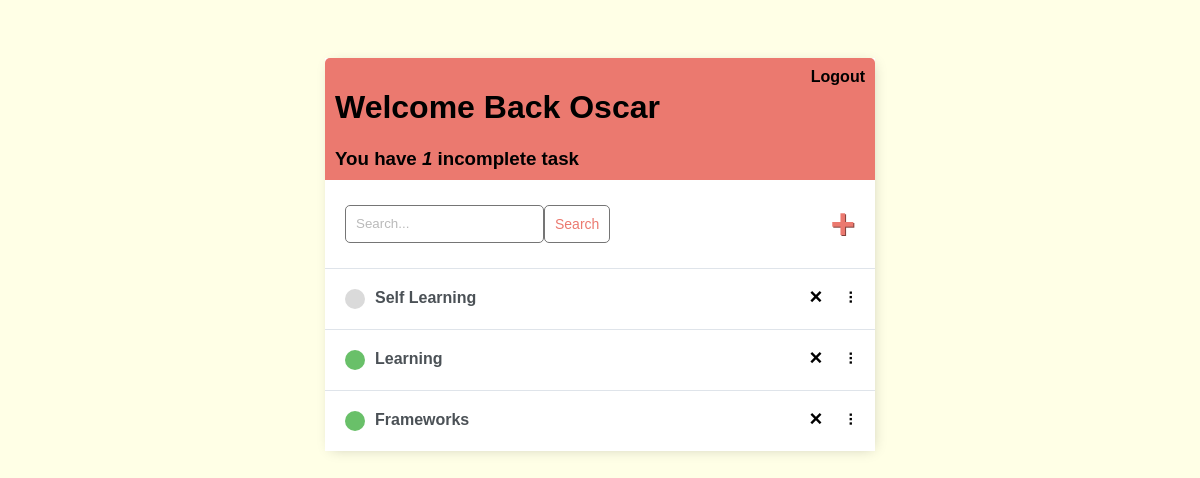
Before: / (signed in) with the older database file.
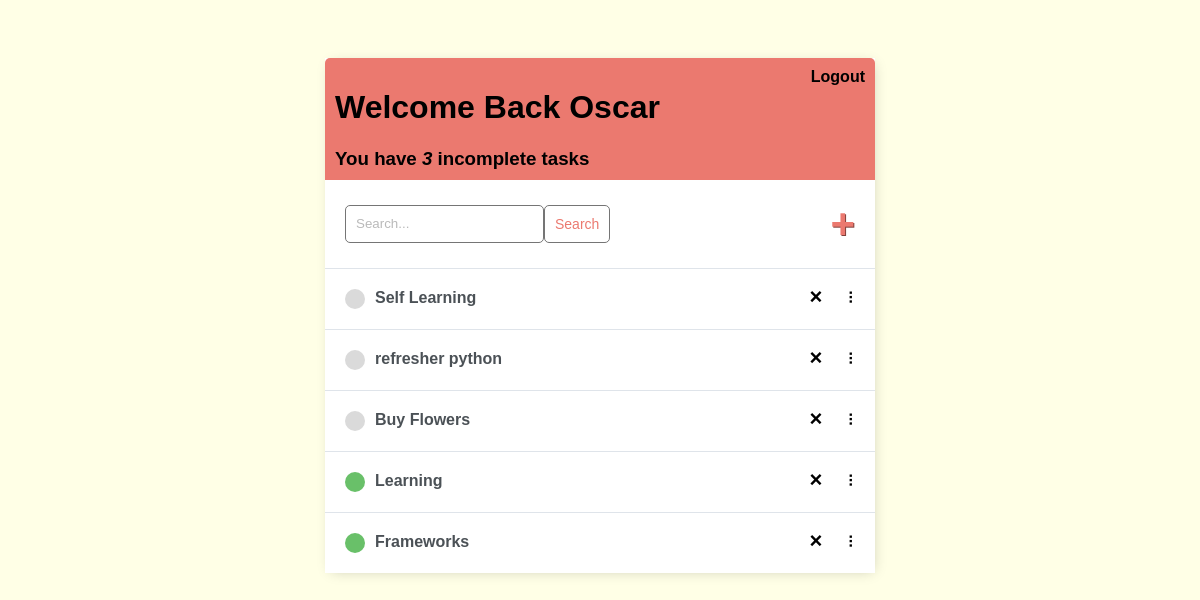
After: the same page with the newer database file.
### todoapp/models.py (models this page shows)
class Task(models.Model):
    user = models.ForeignKey(User, on_delete=models.CASCADE, null=True, blank=True)
    title = models.CharField(max_length=255, null=True,blank=True)
    complete =models.BooleanField(default=False)
    create = models.DateTimeField(auto_now_add=True, null=True)
    description = models.TextField(null=True, blank=True)
    def __str__(self):
        return self.title
    class Meta:
        ordering = ['complete'] #to order the query set by complete to appear in the bottom

### todoapp/views.py (the view)
# urls.py: path('',TaskList.as_view(), name='tasks'),
class TaskList(LoginRequiredMixin, ListView):
    model = Task
    context_object_name = 'tasks'
    def get_context_data(self, **kwargs):
        context = super().get_context_data(**kwargs)
        context['tasks'] = context['tasks'].filter(user=self.request.user)
        context['count'] = context['tasks'].filter(complete=False).count()
        search_input = self.request.GET.get('search-area') or ''
        if search_input:
            context['tasks'] = context['tasks'].filter(
                title__contains=search_input)
        context['search_input'] = search_input
        return context

### todoapp/templates/todoapp/task_list.html (shortened to what this page needs)
{% extends 'todoapp/layout.html'%}
{% block content %}
<div class="header-bar">
    <div>
        <h1>Welcome Back {{request.user | title}}</h1>
        <h3 style="margin:0"> You have <i>{{count}} </i>incomplete task{{count | pluralize}}</h3>
    </div>
    {% if request.user.is_authenticated %}
    <a href="{% url 'logout' %}">Logout</a>
    {% else %}
    <a href="{% url 'login' %}">Login</a>
    {% endif %}
</div>
<div id="search-add-wrapper">
    <form method = "GET" style="display: flex">
        <input type="text" name="search-area" placeholder="Search..." value="{{search_input}}">
        <input class="button"type="submit" value = "Search">
    </form>
    {% if tasks|length > 0 %}
    <a id="add-link" href="{% url 'task-create' %}">&#x2b;</a>
    {% endif %}
</div>
<div class="task-items-wrapper" id="tasklist">
        {% for task in tasks %}
        <div class="task-wrapper" data-position="{{task.pk}}">
            <div class="task-title">
                {% if task.complete %}
                <div class="task-complete-icon"></div>
                <a href="{% url 'task-update' task.id %}">{{task}}</a>
                 {% else %}
                <div class="task-incomplete-icon"></div>
                <a href="{% url 'task-update' task.id %}">{{task}}</a>
                {% endif %}
            </div>
        <div class="task-controls">
            <a class="delete-link" href="{% url 'task-delete' task.id %}">&#215;</a>
            <span class="handle">&nbsp;&#10247;</span>
        </div>
    </div>
    {% empty %}
    <div style="text-align: center; padding-bottom: 10px; line-height:1em;">
        <h3>No new Item in the list</h3>
        <h3> Create a <a style="text-decoration: none ; color: blue"href="{% url 'task-create' %}">New task </a>!</h3>
    </div>
    {% endfor %}
</div>
{% endblock %}

Changed rows visible on the page:
added Task: title "refresher python"
added Task: title "Buy Flowers"
Other visible differences:
{{ count }}: "1" → "3"
{{ count | pluralize }}: (not shown) → "s"
